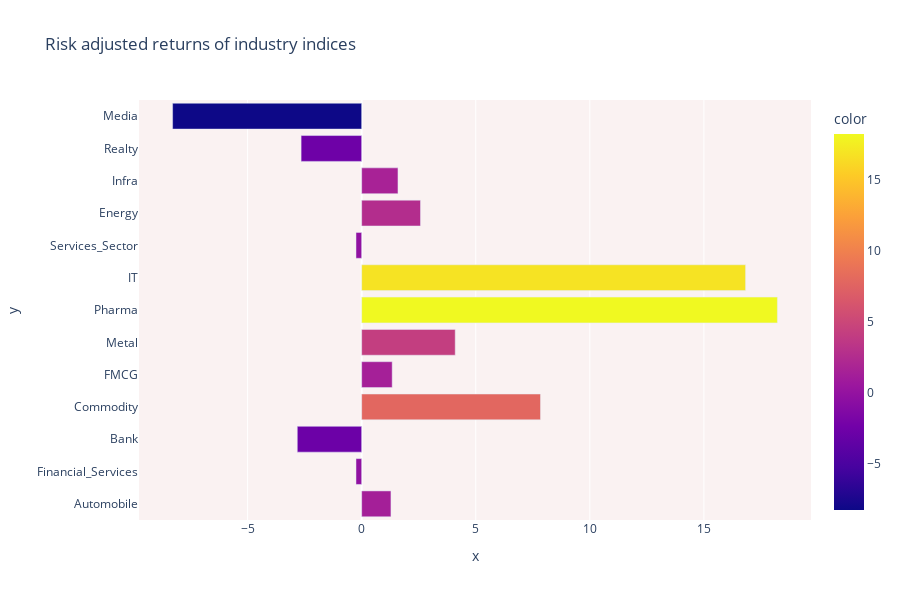

Notebook code for this chart:
### Code cell
fig = px.bar( x=y_val_risk_adjusted, y=x_val, color=y_val_risk_adjusted, orientation='h', height=600,
             title='Risk adjusted returns of industry indices', color_discrete_sequence = px.colors.cyclical.mygbm)

fig.update_layout(plot_bgcolor='rgb(250, 242, 242)')
fig.show()

### Figure 1 — Plotly figure (JSON) as saved in the notebook; plotly's stock layout.template omitted (floating-point values rounded to 4 significant figures)
{"data": [{"textposition": "auto", "hovertemplate": "x=%{x}<br>y=%{y}<br>color=%{marker.color}", "showlegend": false, "legendgroup": "", "name": "", "yaxis": "y", "y": ["Automobile", "Financial_Services", "Bank", "Commodity", "FMCG", "Metal", "Pharma", "IT", "Services_Sector", "Energy", "Infra", "Realty", "Media"], "hoverlabel": {"namelength": 0}, "offsetgroup": "", "xaxis": "x", "marker": {"color": [1.284, -0.2488, -2.822, 7.838, 1.338, 4.1, 18.22, 16.83, -0.2488, 2.578, 1.592, -2.655, -8.287], "coloraxis": "coloraxis"}, "x": [1.284, -0.2488, -2.822, 7.838, 1.338, 4.1, 18.22, 16.83, -0.2488, 2.578, 1.592, -2.655, -8.287], "alignmentgroup": "True", "type": "bar", "orientation": "h"}], "layout": {"xaxis": {"domain": [0, 1], "anchor": "y", "title": {"text": "x"}}, "title": {"text": "Risk adjusted returns of industry indices"}, "plot_bgcolor": "rgb(250, 242, 242)", "yaxis": {"domain": [0, 1], "anchor": "x", "title": {"text": "y"}}, "height": 600, "barmode": "relative", "legend": {"tracegroupgap": 0}, "coloraxis": {"colorbar": {"title": {"text": "color"}}, "colorscale": [[0, "#0d0887"], [0.1111, "#46039f"], [0.2222, "#7201a8"], [0.3333, "#9c179e"], [0.4444, "#bd3786"], [0.5556, "#d8576b"], [0.6667, "#ed7953"], [0.7778, "#fb9f3a"], [0.8889, "#fdca26"], [1, "#f0f921"]]}}}
